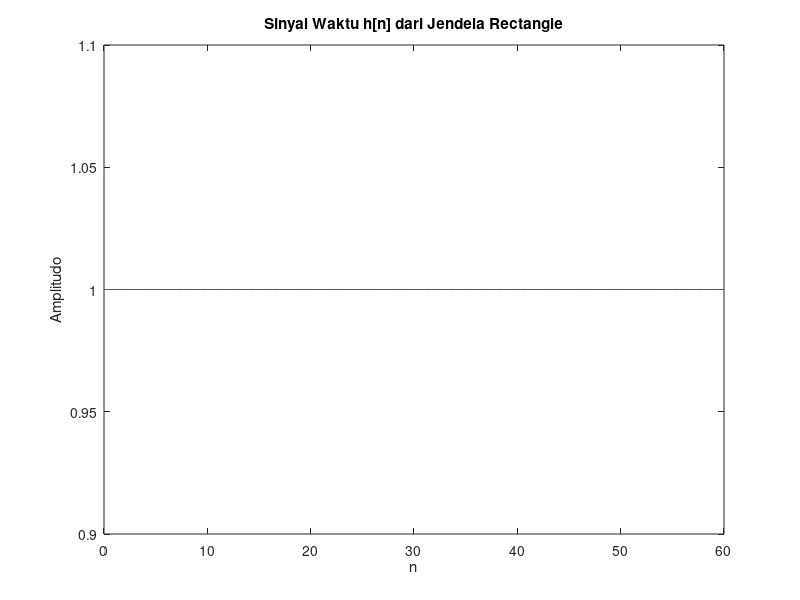
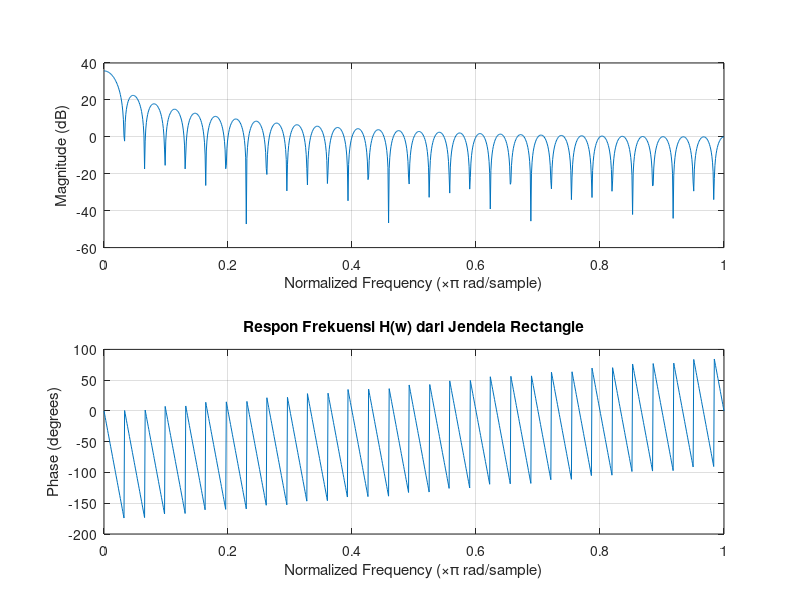

These figures' MATLAB source, in order:
% Parameter jendela Rectangle
N = 61; % Panjang jendela
w = rectwin(N); % Menghasilkan jendela Rectangle

% Sinyal Waktu h[n]
figure;
plot(0:N-1, w);
title('Sinyal Waktu h[n] dari Jendela Rectangle');
xlabel('n');
ylabel('Amplitudo');

% Respon Frekuensi H(w)
figure;
freqz(w, 1, 1024); % Menggunakan freqz untuk menghitung dan menampilkan respon frekuensi
title('Respon Frekuensi H(w) dari Jendela Rectangle');


